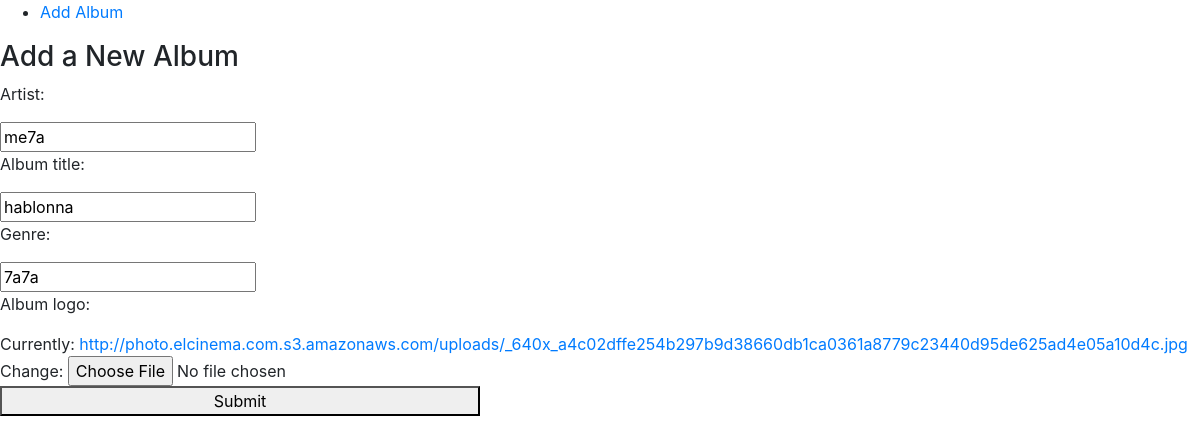
/music/Album/2/, run on an earlier commit of the app's database.
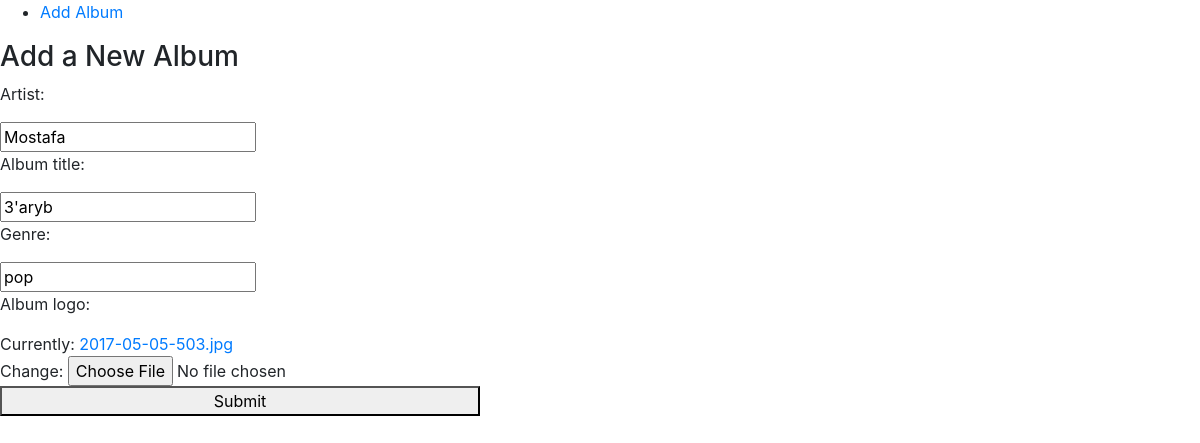
And on a later commit of the database.
### music/models.py (models this page shows, shortened)
class Album(models.Model):
    artist = models.CharField(max_length=250)
    album_title = models.CharField(max_length=500)
    genre = models.CharField(max_length=100)
    album_logo = models.FileField(default=None)

### music/views.py (the view)
# urls.py: url(r'^Album/(?P<pk>[0-9]+)/$', views.AlbumUpdate.as_view(), name='album-update'),
class AlbumUpdate(UpdateView):
    model = Album
    fields = ['artist', 'album_title', 'genre', 'album_logo']

### music/templates/music/album_form.html (shortened to what this page needs)
{% extends 'music/base.html' %}
{% block body %}
    <h3>Add a New Album</h3>
    <form action="" method="post" enctype="multipart/form-data">
    {% include 'music/form_template.html' %}
    <button type="submit">Submit</button>
    </form>
{% endblock %}

### music/templates/music/base.html (shortened to what this page needs)
<!DOCTYPE html>
<html lang="en">
<head>
    {% load staticfiles %}
    <link rel="stylesheet" type="text/css" href="{% static 'music/style.css' %}">
    <link rel="stylesheet" href="https://stackpath.bootstrapcdn.com/bootstrap/4.2.1/css/bootstrap.min.css">
</head>
<body>
<ul>
    <li><a href="{% url 'music:album-add' %}">Add Album</a></li>
</ul>
{% block body %}
{% endblock %}
</body>
</html>

### music/templates/music/form_template.html
{% for field in form %}
    <label>{{ field.label_tag }}</label>
    <div>{{ field }}</div>
{% endfor %}

### music/static/music/style.css (style rules this page uses)
body { background: url(img/download.jpg) no-repeat center center fixed; background-size: cover; }
button { width: 40%; margin: 5px 0 25px; }

What changed in the data, as far as the page shows it:
changed Album: artist "me7a" → "Mostafa"; album_title "hablonna" → "3'aryb"; genre "7a7a" → "pop"
Also different on the page:
text no longer shown: "Currently: http://photo.elcinema.com.s3.amazonaws.com/uploads/_640x_a4c02dffe254b297b9d38660db1ca0361a8779c23440d95de625ad4e05a10d4c.jpg Change:"
text now shown: "Currently: 2017-05-05-503.jpg Change:"
